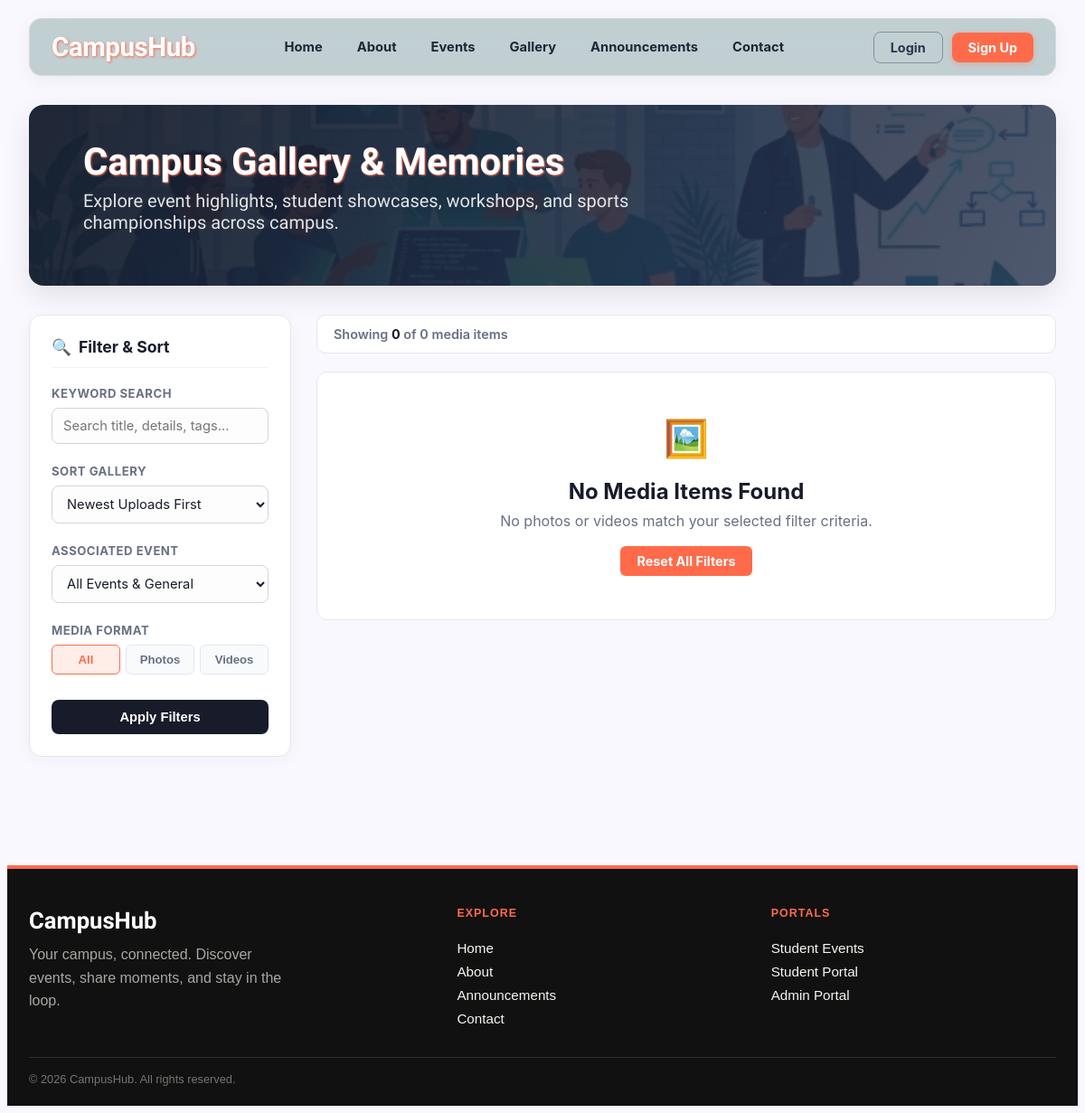
/gallery.php, run on an earlier commit of the app's database.
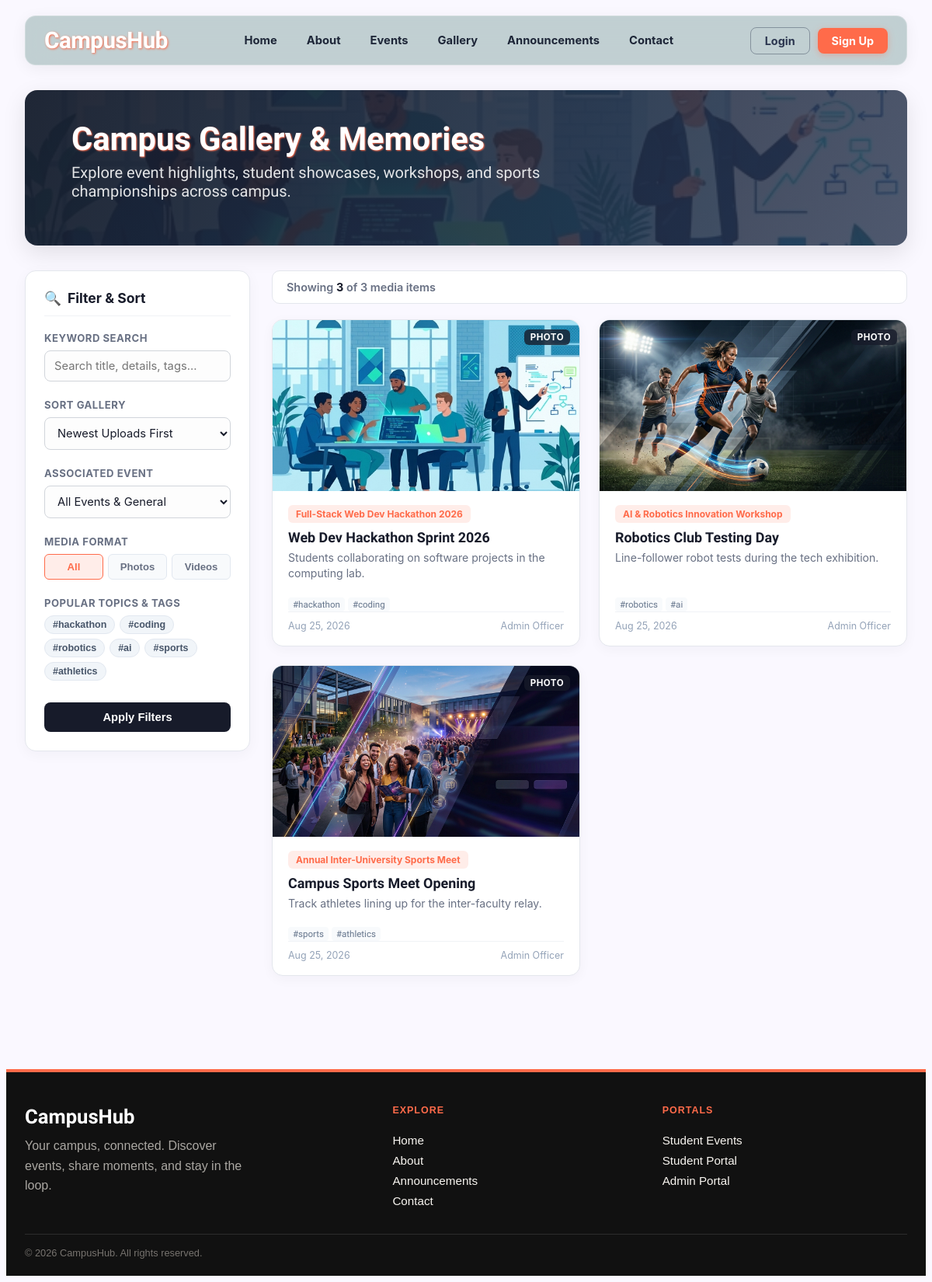
And on a later commit of the database.
### tables this page shows
CREATE TABLE IF NOT EXISTS `media` (
  `media_id` INT AUTO_INCREMENT PRIMARY KEY,
  `title` VARCHAR(255) NOT NULL,
  `description` TEXT NULL,
  `media_type` ENUM('photo', 'video', 'audio') NOT NULL DEFAULT 'photo',
  `file_url` VARCHAR(255) NOT NULL,
  `thumbnail_url` VARCHAR(255) NULL,
  `users_user_id` INT NULL,
  `events_event_id` INT NULL,
  `meta_data` JSON NULL,
  `created_at` TIMESTAMP DEFAULT CURRENT_TIMESTAMP,
  CONSTRAINT `fk_media_users` FOREIGN KEY (`users_user_id`) REFERENCES `users` (`user_id`) ON DELETE SET NULL,
  CONSTRAINT `fk_media_events` FOREIGN KEY (`events_event_id`) REFERENCES `events` (`event_id`) ON DELETE SET NULL
);

CREATE TABLE IF NOT EXISTS `events` (
  `event_id` INT AUTO_INCREMENT PRIMARY KEY,
  `title` VARCHAR(255) NOT NULL,
  `description` TEXT NOT NULL,
  `category` VARCHAR(50) NOT NULL DEFAULT 'Workshop',
  `club_name` VARCHAR(100) NOT NULL DEFAULT 'CampusHub General',
  `event_date` DATE NOT NULL,
  `event_time` TIME NOT NULL,
  `location` VARCHAR(255) NOT NULL,
  `max_participants` INT NOT NULL DEFAULT 50,
  `banner_image` VARCHAR(255) NULL,
  `meta_data` JSON NULL,
  `status` ENUM('upcoming', 'completed', 'cancelled') DEFAULT 'upcoming',
  `created_at` TIMESTAMP DEFAULT CURRENT_TIMESTAMP
);

CREATE TABLE IF NOT EXISTS `users` (
  `user_id` INT AUTO_INCREMENT PRIMARY KEY,
  `first_name` VARCHAR(50) NOT NULL,
  `last_name` VARCHAR(75) NOT NULL,
  `email` VARCHAR(100) NOT NULL UNIQUE,
  `phone` VARCHAR(25) NOT NULL UNIQUE,
  `password_hash` VARCHAR(255) NOT NULL,
  `gender` VARCHAR(10) NOT NULL DEFAULT 'other',
  `role` ENUM('super_admin', 'admin', 'moderator', 'student', 'teacher') NOT NULL DEFAULT 'student',
  `student_id` VARCHAR(50) NULL,
  `institution` VARCHAR(150) NULL DEFAULT 'Java Institute for Advanced Technology',
  `profile_photo` VARCHAR(255) NULL DEFAULT 'default-avatar.png',
  `created_at` TIMESTAMP DEFAULT CURRENT_TIMESTAMP
);

### includes/db.php (called while the page is built, shortened)
<?php
class Database
{
  private static $connection = null;
  public static function getConnection()
  {
    if (self::$connection === null) {
      $conn = @new mysqli(DB_HOST, DB_USER, DB_PASS, DB_NAME, 3306);
      $conn->set_charset("utf8mb4");
      self::$connection = $conn;
    }
    return self::$connection;
  }
  public static function search($query, $types = null, $params = [])
  {
    $conn = self::getConnection();
    $statement = $conn->prepare($query);
    $statement->execute();
    $result = $statement->get_result();
    return $result;
  }
}

### gallery.php (the view, shortened to what the rows shown need)
<?php
require_once 'includes/header.php';
require_once 'includes/db.php';
$sort = trim($_GET['sort'] ?? 'newest');
$sql = "SELECT m.*, e.title as event_title, e.event_date, u.first_name, u.last_name
        FROM media m
        LEFT JOIN events e ON m.events_event_id = e.event_id
        LEFT JOIN users u ON m.users_user_id = u.user_id
        WHERE 1=1";
$types = "";
$params = [];
switch ($sort) {
    case 'newest':
    default:
        $sql .= " ORDER BY m.created_at DESC";
        break;
}
$media_list = [];
if (!empty($types)) {
    $res = Database::search($sql, $types, $params);
} else {
    $res = Database::search($sql);
}
if ($res && $res->num_rows > 0) {
    while ($row = $res->fetch_assoc()) {
        $media_list[] = $row;
    }
}
?>
<main class="page-container">
  <section class="gallery-hero">
    <h1>Campus Gallery & Memories</h1>
  </section>
  <div class="content-layout">
    <section class="gallery-main">
      <?php if (!empty($media_list)): ?>
        <div class="gallery-grid">
          <?php foreach ($media_list as $media): ?>
            <?php
              $img_src = 'assets/images/events/' . $media['file_url'];
              if (!file_exists($img_src)) {
                  $img_src = 'assets/images/' . $media['file_url'];
              }
              $card_tags = [];
              if (!empty($media['meta_data'])) {
                  $meta = json_decode($media['meta_data'], true);
                  if (isset($meta['tags']) && is_array($meta['tags'])) {
                      $card_tags = $meta['tags'];
                  }
              }
            ?>
            <article class="gallery-card" onclick="openLightbox('<?php echo htmlspecialchars($img_src); ?>', '<?php echo htmlspecialchars(addslashes($media['title'])); ?>', '<?php echo htmlspecialchars(addslashes($media['description'] ?? '')); ?>', '<?php echo htmlspecialchars(addslashes($media['event_title'] ?? 'Campus Event')); ?>')">
              <div class="gallery-img-wrap">
                <img src="<?php echo htmlspecialchars($img_src); ?>" alt="<?php echo htmlspecialchars($media['title']); ?>" class="gallery-img" loading="lazy">
                <span class="media-type-badge"><?php echo htmlspecialchars($media['media_type']); ?></span>
              </div>
              <div class="gallery-body">
                <?php if (!empty($media['event_title'])): ?>
                  <span class="gallery-tag"><?php echo htmlspecialchars($media['event_title']); ?></span>
                <?php endif; ?>
                <h2 class="gallery-title"><?php echo htmlspecialchars($media['title']); ?></h2>
                <p class="gallery-desc"><?php echo htmlspecialchars($media['description'] ?? ''); ?></p>
                <?php if (!empty($card_tags)): ?>
                  <div class="gallery-card-tags">
                    <?php foreach ($card_tags as $ct): ?>
                      <span class="gallery-card-tag"><?php echo htmlspecialchars($ct); ?></span>
                    <?php endforeach; ?>
                  </div>
                <?php endif; ?>
                <div class="gallery-meta-footer">
                  <span><?php echo date('M d, Y', strtotime($media['created_at'])); ?></span>
                  <span><?php echo htmlspecialchars($media['first_name'] ? ($media['first_name'] . ' ' . $media['last_name']) : 'CampusHub'); ?></span>
                </div>
              </div>
            </article>
          <?php endforeach; ?>
        </div>
      <?php else: ?>
        <div style="background: #ffffff; border: 1px solid var(--line); border-radius: 12px; padding: 48px; text-align: center; color: var(--muted); font-family: -apple-system, BlinkMacSystemFont, 'Segoe UI', Roboto, sans-serif;">
          <h2 style="color: var(--ink); margin-bottom: 8px;">No Media Items Found</h2>
        </div>
      <?php endif; ?>
    </section>
  </div>
</main>
<?php
require_once 'includes/footer.php';
?>

What changed in the data, as far as the page shows it:
added media: file_url (picture), media_type "PHOTO", events_event.title "Full-Stack Web Dev Hackathon 2026", title "Web Dev Hackathon Sprint 2026", description "Students collaborating on software projects in the computing lab.", meta_data "#hackathon", meta_data "#coding", created_at "Aug 25, 2026", users_user.last_name "Admin Officer"
added media: file_url (picture), media_type "PHOTO", events_event.title "AI & Robotics Innovation Workshop", title "Robotics Club Testing Day", description "Line-follower robot tests during the tech exhibition.", meta_data "#robotics", meta_data "#ai", created_at "Aug 25, 2026", users_user.last_name "Admin Officer"
added media: file_url (picture), media_type "PHOTO", events_event.title "Annual Inter-University Sports Meet", title "Campus Sports Meet Opening", description "Track athletes lining up for the inter-faculty relay.", meta_data "#sports", meta_data "#athletics", created_at "Aug 25, 2026", users_user.last_name "Admin Officer"
Also different on the page:
count($media_list): "0" → "3"
$total_in_db: "0" → "3"
text no longer shown: "🖼️ No Media Items Found No photos or videos match your selected filter criteria. Reset All Filters"
text now shown: "POPULAR TOPICS & TAGS"
new list line: "# hackathon"
new list line: "# coding"
new list line: "# robotics"
new list line: "# ai"
new list line: "# sports"
new list line: "# athletics"
